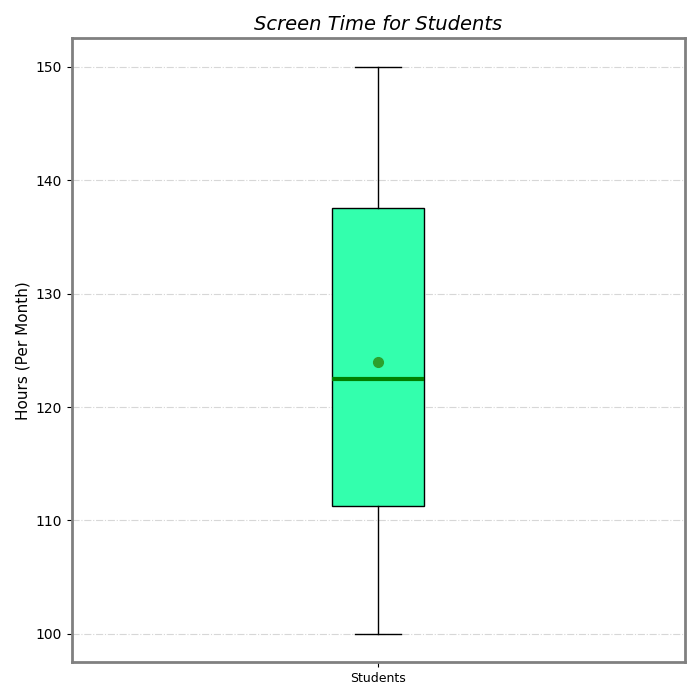

Generate this figure with Python:
import matplotlib.pyplot as plt

# Altered group of data
screen_time_6_12 = [130, 110, 115, 145, 120, 150, 105, 140, 125, 100]

fig, ax = plt.subplots(figsize=(7, 7))
box = ax.boxplot(screen_time_6_12, vert=True, patch_artist=True, notch=False, showmeans=True)

# Apply different color to the box
colors = ['#33ffad']
box['boxes'][0].set_facecolor(colors[0])

# Customize mean and median lines with different styles
box['means'][0].set(marker='o', color='magenta', markersize=7)
box['medians'][0].set(color='green', linewidth=3)

# Set titles and labels
ax.set_title('Screen Time for Students', fontsize=14, style='italic')
ax.set_ylabel('Hours (Per Month)', fontsize=11)
ax.set_xticklabels(['Students'], fontsize=9)

# Modify grid style
ax.yaxis.grid(True, linestyle='-.', alpha=0.5)

# Adjust border style
for spine in ax.spines.values():
    spine.set_edgecolor('grey')
    spine.set_linewidth(2)

plt.tight_layout()
plt.show()
